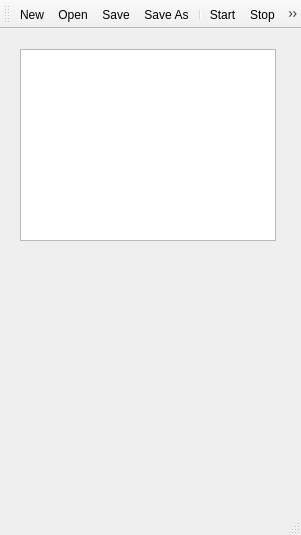
<?xml version="1.0" encoding="UTF-8"?>
<ui version="4.0">
 <class>MainWindow</class>
 <widget class="QMainWindow" name="MainWindow">
  <property name="geometry">
   <rect>
    <x>0</x>
    <y>0</y>
    <width>301</width>
    <height>535</height>
   </rect>
  </property>
  <property name="windowTitle">
   <string>Simple Clipboard Manager</string>
  </property>
  <widget class="QWidget" name="centralwidget">
   <widget class="QListView" name="listView">
    <property name="geometry">
     <rect>
      <x>20</x>
      <y>20</y>
      <width>256</width>
      <height>192</height>
     </rect>
    </property>
   </widget>
  </widget>
  <widget class="QMenuBar" name="menubar">
   <property name="geometry">
    <rect>
     <x>0</x>
     <y>0</y>
     <width>301</width>
     <height>25</height>
    </rect>
   </property>
  </widget>
  <widget class="QStatusBar" name="statusbar"/>
  <widget class="QToolBar" name="toolBar">
   <property name="windowTitle">
    <string>toolBar</string>
   </property>
   <attribute name="toolBarArea">
    <enum>TopToolBarArea</enum>
   </attribute>
   <attribute name="toolBarBreak">
    <bool>false</bool>
   </attribute>
   <addaction name="actionNew"/>
   <addaction name="actionOpen"/>
   <addaction name="actionSave"/>
   <addaction name="actionSave_As"/>
   <addaction name="separator"/>
   <addaction name="actionStart"/>
   <addaction name="actionStop"/>
   <addaction name="separator"/>
   <addaction name="actionCopy"/>
   <addaction name="actionCut"/>
   <addaction name="actionPaste"/>
   <addaction name="actionDelete"/>
  </widget>
  <action name="actionNew">
   <property name="icon">
    <iconset resource="resource.qrc">
     <normaloff>:/files/images/new.png</normaloff>:/files/images/new.png</iconset>
   </property>
   <property name="text">
    <string>New</string>
   </property>
   <property name="menuRole">
    <enum>QAction::NoRole</enum>
   </property>
  </action>
  <action name="actionOpen">
   <property name="icon">
    <iconset resource="resource.qrc">
     <normaloff>:/files/images/open.png</normaloff>:/files/images/open.png</iconset>
   </property>
   <property name="text">
    <string>Open</string>
   </property>
   <property name="menuRole">
    <enum>QAction::NoRole</enum>
   </property>
  </action>
  <action name="actionSave">
   <property name="icon">
    <iconset resource="resource.qrc">
     <normaloff>:/files/images/save.png</normaloff>:/files/images/save.png</iconset>
   </property>
   <property name="text">
    <string>Save</string>
   </property>
   <property name="menuRole">
    <enum>QAction::NoRole</enum>
   </property>
  </action>
  <action name="actionSave_As">
   <property name="icon">
    <iconset resource="resource.qrc">
     <normaloff>:/files/images/save_as.png</normaloff>:/files/images/save_as.png</iconset>
   </property>
   <property name="text">
    <string>Save As</string>
   </property>
   <property name="menuRole">
    <enum>QAction::NoRole</enum>
   </property>
  </action>
  <action name="actionStart">
   <property name="icon">
    <iconset resource="resource.qrc">
     <normaloff>:/files/images/control_play_blue.png</normaloff>:/files/images/control_play_blue.png</iconset>
   </property>
   <property name="text">
    <string>Start</string>
   </property>
   <property name="menuRole">
    <enum>QAction::NoRole</enum>
   </property>
  </action>
  <action name="actionStop">
   <property name="icon">
    <iconset resource="resource.qrc">
     <normaloff>:/files/images/control_stop_blue.png</normaloff>:/files/images/control_stop_blue.png</iconset>
   </property>
   <property name="text">
    <string>Stop</string>
   </property>
   <property name="menuRole">
    <enum>QAction::NoRole</enum>
   </property>
  </action>
  <action name="actionCopy">
   <property name="icon">
    <iconset resource="resource.qrc">
     <normaloff>:/files/images/page_copy.png</normaloff>:/files/images/page_copy.png</iconset>
   </property>
   <property name="text">
    <string>Copy</string>
   </property>
   <property name="menuRole">
    <enum>QAction::NoRole</enum>
   </property>
  </action>
  <action name="actionCut">
   <property name="icon">
    <iconset resource="resource.qrc">
     <normaloff>:/files/images/cut.png</normaloff>:/files/images/cut.png</iconset>
   </property>
   <property name="text">
    <string>Cut</string>
   </property>
   <property name="menuRole">
    <enum>QAction::NoRole</enum>
   </property>
  </action>
  <action name="actionPaste">
   <property name="icon">
    <iconset resource="resource.qrc">
     <normaloff>:/files/images/page_paste.png</normaloff>:/files/images/page_paste.png</iconset>
   </property>
   <property name="text">
    <string>Paste</string>
   </property>
   <property name="menuRole">
    <enum>QAction::NoRole</enum>
   </property>
  </action>
  <action name="actionDelete">
   <property name="icon">
    <iconset resource="resource.qrc">
     <normaloff>:/files/images/delete.png</normaloff>:/files/images/delete.png</iconset>
   </property>
   <property name="text">
    <string>Delete</string>
   </property>
   <property name="menuRole">
    <enum>QAction::NoRole</enum>
   </property>
  </action>
 </widget>
 <resources>
  <include location="resource.qrc"/>
 </resources>
 <connections/>
</ui>
